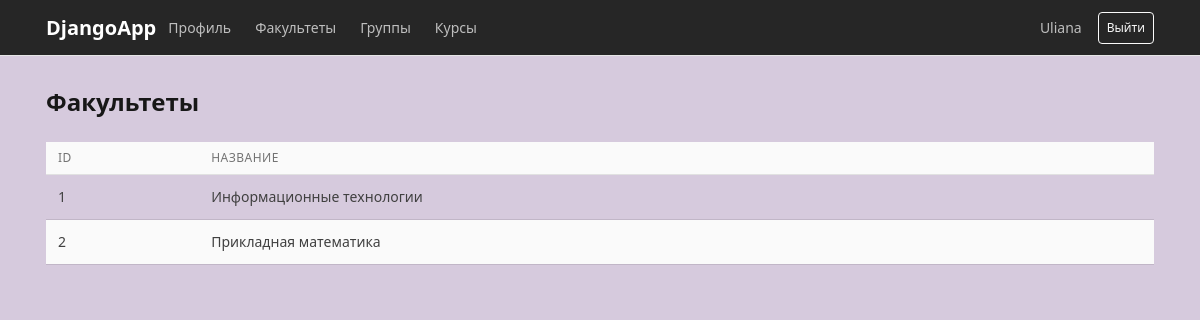
The app's page /departments/ (signed in) with its own data.
### accounts/models.py (models this page shows, shortened)
class Department(models.Model):
 name = models.CharField(max_length=200)

### accounts/views.py (the view)
@login_required
def department_list(request):
    departments = Department.objects.all()
    return render(
        request,
        'department_list.html',
        {
            'departments': departments,
            'is_methodist': is_methodist(
                request.user
            ),
        }
    )

### accounts/views.py (called while the page is built)
def is_methodist(user):
    return user.groups.filter(
        name='Методист'
    ).exists()

### templates/department_list.html (shortened to what this page needs)
{% extends 'base.html' %}
{% block content %}
<div class="d-flex justify-content-between mb-3">
    <h1>Факультеты</h1>
</div>
<table class="table table-striped">
    <thead>
        <tr>
            <th>ID</th>
            <th>Название</th>
        </tr>
    </thead>
    <tbody>
        {% for department in departments %}
        <tr>
            <td>
                {{ department.id }}
            </td>
            <td>
                {{ department.name }}
            </td>
</tr>
{% endfor %}
</tbody>
</table>
{% endblock %}

### templates/base.html (shortened to what this page needs)
{% load static %}
<!DOCTYPE html>
<html lang="ru">
<head>
    <link rel="stylesheet"
          href="{% static 'vendor/bootstrap/css/bootstrap.min.css' %}">
    <link rel="stylesheet"
          href="{% static 'vendor/tabler/css/tabler.min.css' %}">
    <link rel="stylesheet"
          href="{% static 'css/style.css' %}">
</head>
<body>
<nav class="navbar navbar-expand-lg navbar-dark bg-dark">
    <div class="container">
        <a class="navbar-brand"
           href="/profile/">
            DjangoApp
        </a>
        <div class="navbar-nav me-auto">
            <a class="nav-link"
   href="/profile/">
    Профиль
</a>
<a class="nav-link"
   href="/departments/">
    Факультеты
</a>
<a class="nav-link"
   href="/groups/">
    Группы
</a>
<a class="nav-link"
   href="/courses/">
    Курсы
</a>
        </div>
        {% if user.is_authenticated %}
        <span class="navbar-text me-3">
            {{ user.username }}
        </span>
        <form method="post"
              action="/accounts/logout/">
            <button class="btn btn-outline-light btn-sm"
                    type="submit">
                Выйти
            </button>
        </form>
        {% endif %}
    </div>
</nav>
<div class="container page-container">
    {% block content %}
    {% endblock %}
</div>
</body>
</html>

### static/css/style.css (style rules this page uses)
body { background-color: #D6CADD; }
.page-container { margin-top: 30px; }

### records on screen
Department: id "1", name "Информационные технологии"
Department: id "2", name "Прикладная математика"

### other values on screen
{{ user.username }} "Uliana"
